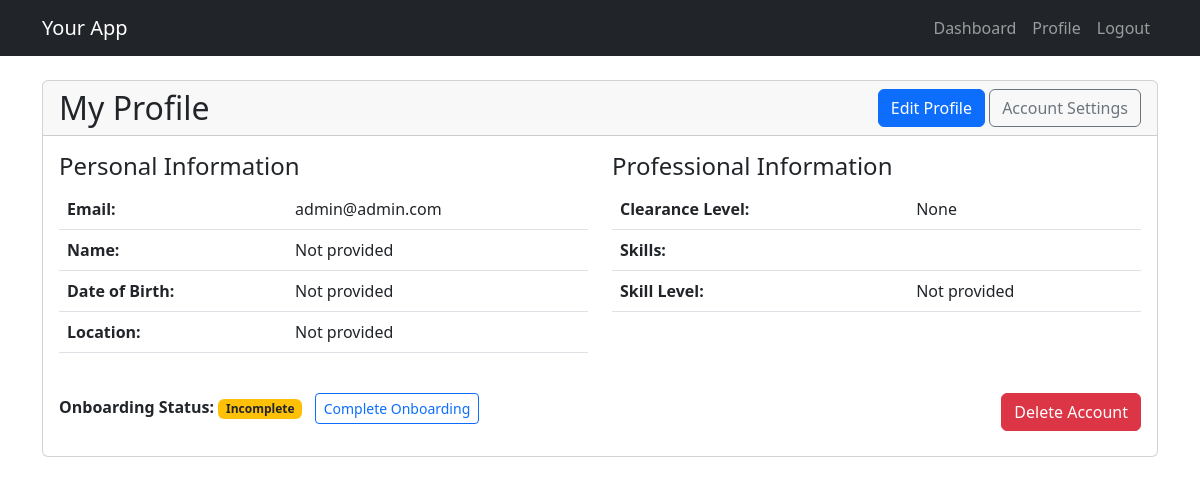
The app's page /users/profile/ (signed in) with its own data.
### users/models.py (models this page shows, shortened)
class CustomUser(AbstractUser):
    id = models.UUIDField(primary_key=True, default=uuid.uuid4, editable=False)
    username = None  # Remove username field
    email = models.EmailField(_("email address"), unique=True)
    first_name = models.CharField(_("first name"), max_length=150, blank=True)
    last_name = models.CharField(_("last name"), max_length=150, blank=True)
    display_name = models.CharField(max_length=100, blank=True)
    email_verified = models.BooleanField(default=False)
    created_at = models.DateTimeField(auto_now_add=True)
    updated_at = models.DateTimeField(auto_now=True)
    USERNAME_FIELD = "email"
    REQUIRED_FIELDS = []
    objects = CustomUserManager()
    class Meta:
        verbose_name = _("user")
        verbose_name_plural = _("users")
        indexes = [
            models.Index(fields=["email"]),
        ]

class Profile(models.Model):
    user = models.OneToOneField(
        settings.AUTH_USER_MODEL, on_delete=models.CASCADE, related_name="profile"
    )
    middle_name = models.CharField(max_length=30, blank=True)
    date_of_birth = models.DateField(
        blank=True, null=True
    )  # null is OK for date fields
    state = models.CharField(max_length=3, choices=STATE_CHOICES, blank=True)
    suburb = models.CharField(max_length=100, blank=True)
    clearance_level = models.CharField(
        max_length=20, choices=CLEARANCE_LEVEL_CHOICES, default="None"
    )
    clearance_no = models.CharField(max_length=50, blank=True)
    clearance_expiry = models.DateField(blank=True, null=True)
    skill_sets = models.TextField(blank=True)
    skill_level = models.CharField(max_length=100, blank=True)
    onboarding_completed = models.BooleanField(default=False)
    created_at = models.DateTimeField(auto_now_add=True)
    updated_at = models.DateTimeField(auto_now=True)
    class Meta:
        verbose_name = _("profile")
        verbose_name_plural = _("profiles")
        indexes = [
            models.Index(fields=["clearance_level"]),
            models.Index(fields=["onboarding_completed"]),
        ]

### users/views.py (the view)
# urls.py: path("profile/", views.ProfileDetailView.as_view(), name="profile_detail"),
class ProfileDetailView(LoginRequiredMixin, DetailView):
    model = Profile
    template_name = "profiles/profile_detail.html"
    context_object_name = "profile"
    def get_object(self):
        return self.request.user.profile

### templates/profiles/profile_detail.html (shortened to what this page needs)
{% extends "base.html" %}
{% block content %}
<div class="card">
    <div class="card-header d-flex justify-content-between align-items-center">
        <h2 class="mb-0">My Profile</h2>
        <div>
            <a href="{% url 'profile_update' %}" class="btn btn-primary">Edit Profile</a>
            <a href="{% url 'user_update' %}" class="btn btn-outline-secondary">Account Settings</a>
        </div>
    </div>
    <div class="card-body">
        <div class="row">
            <div class="col-md-6">
                <h4>Personal Information</h4>
                <table class="table">
                    <tr>
                        <th>Email:</th>
                        <td>{{ user.email }}</td>
                    </tr>
                    <tr>
                        <th>Name:</th>
                        <td>
                            {% if user.first_name or user.last_name %}
                                {{ user.first_name }} {% if profile.middle_name %}{{ profile.middle_name }} {% endif %}{{ user.last_name }}
                            {% else %}
                                Not provided
                            {% endif %}
                        </td>
                    </tr>
                    <tr>
                        <th>Date of Birth:</th>
                        <td>{{ profile.date_of_birth|default:"Not provided" }}</td>
                    </tr>
                    <tr>
                        <th>Location:</th>
                        <td>
                            {% if profile.suburb or profile.state %}
                                {% if profile.suburb %}{{ profile.suburb }}{% endif %}
                                {% if profile.suburb and profile.state %}, {% endif %}
                                {% if profile.state %}{{ profile.state }}{% endif %}
                            {% else %}
                                Not provided
                            {% endif %}
                        </td>
                    </tr>
                </table>
            </div>
            <div class="col-md-6">
                <h4>Professional Information</h4>
                <table class="table">
                    <tr>
                        <th>Clearance Level:</th>
                        <td>{{ profile.clearance_level|default:"None" }}</td>
                    </tr>
                    <tr>
                        <th>Skills:</th>
                        <td>{{ profile.skill_sets|linebreaks|default:"Not provided" }}</td>
                    </tr>
                    <tr>
                        <th>Skill Level:</th>
                        <td>{{ profile.skill_level|default:"Not provided" }}</td>
                    </tr>
                </table>
            </div>
        </div>
        <div class="mt-4 d-flex justify-content-between">
            <div>
                <p>
                    <strong>Onboarding Status:</strong>
                    {% if profile.onboarding_completed %}
                        <span class="badge bg-success">Completed</span>
                    {% else %}
                        <span class="badge bg-warning text-dark">Incomplete</span>
                        <a href="{% url 'onboarding' %}" class="btn btn-sm btn-outline-primary ms-2">Complete Onboarding</a>
                    {% endif %}
                </p>
            </div>
            <div>
                <a href="{% url 'user_delete' %}" class="btn btn-danger">Delete Account</a>
            </div>
        </div>
    </div>
</div>
{% endblock %}

### templates/base.html (shortened to what this page needs)
<!DOCTYPE html>
<html lang="en">
<head>
    <link href="https://cdn.jsdelivr.net/npm/bootstrap@5.3.0/dist/css/bootstrap.min.css" rel="stylesheet">
</head>
<body>
    <nav class="navbar navbar-expand-lg navbar-dark bg-dark">
        <div class="container">
            <a class="navbar-brand" href="{% url 'dashboard' %}">Your App</a>
            <div class="collapse navbar-collapse" id="navbarNav">
                <ul class="navbar-nav ms-auto">
                    {% if user.is_authenticated %}
                        <li class="nav-item">
                            <a class="nav-link" href="{% url 'dashboard' %}">Dashboard</a>
                        </li>
                        <li class="nav-item">
                            <a class="nav-link" href="{% url 'profile_detail' %}">Profile</a>
                        </li>
                        <li class="nav-item">
                            <a class="nav-link" href="{% url 'account_logout' %}">Logout</a>
                        </li>
                    {% endif %}
                </ul>
            </div>
        </div>
    </nav>
    <div class="container mt-4">
        {% block content %}{% endblock %}
    </div>
</body>
</html>

### records on screen
CustomUser: email "admin@admin.com"
Profile: date_of_birth "Not provided", clearance_level "None", skill_level "Not provided"
